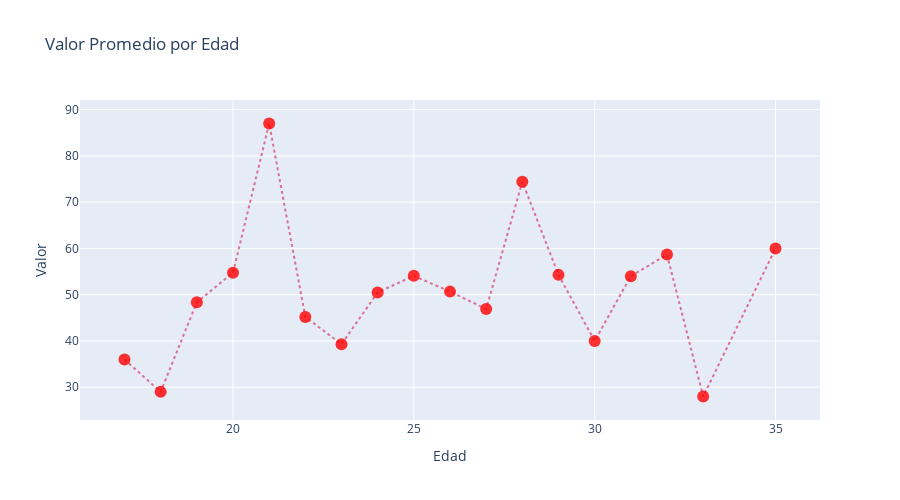

The cell this chart's notebook holds for it:
### Code cell
fig = go.Figure()

fig.add_trace(go.Scatter(
    x=edad_unica,
    y=media_valor,
    mode="lines+markers",
    marker=dict(
    size=12,
    color = 'red',
    colorscale='thermal',
    opacity=.8),
    line = dict(
    color= "palevioletred",
    dash = "dot")
))
fig.update_traces(textposition='top right')

fig.update_layout(
    height=500,
    title_text='Valor Promedio por Edad',
    xaxis_title="Edad",
    yaxis_title="Valor")

fig

### Figure 1 — Plotly figure (JSON) as saved in the notebook; plotly's stock layout.template omitted (floating-point values rounded to 4 significant figures)
{"data": [{"line": {"color": "palevioletred", "dash": "dot"}, "marker": {"color": "red", "colorscale": [[0, "rgb(3, 35, 51)"], [0.09091, "rgb(13, 48, 100)"], [0.1818, "rgb(53, 50, 155)"], [0.2727, "rgb(93, 62, 153)"], [0.3636, "rgb(126, 77, 143)"], [0.4545, "rgb(158, 89, 135)"], [0.5455, "rgb(193, 100, 121)"], [0.6364, "rgb(225, 113, 97)"], [0.7273, "rgb(246, 139, 69)"], [0.8182, "rgb(251, 173, 60)"], [0.9091, "rgb(246, 211, 70)"], [1, "rgb(231, 250, 90)"]], "opacity": 0.8, "size": 12}, "mode": "lines+markers", "textposition": "top right", "type": "scatter", "x": [17, 18, 19, 20, 21, 22, 23, 24, 25, 26, 27, 28, 29, 30, 31, 32, 33, 35], "y": [36, 29, 48.38, 54.75, 87, 45.19, 39.31, 50.5, 54.07, 50.67, 46.91, 74.42, 54.29, 40, 54, 58.67, 28, 60]}], "layout": {"height": 500, "title": {"text": "Valor Promedio por Edad"}, "xaxis": {"title": {"text": "Edad"}}, "yaxis": {"title": {"text": "Valor"}}}}
